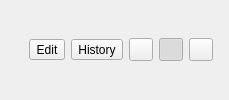
        <widget class="QFrame" name="pageHeaderFrame">
         <property name="sizePolicy">
          <sizepolicy hsizetype="Preferred" vsizetype="Fixed">
           <horstretch>0</horstretch>
           <verstretch>0</verstretch>
          </sizepolicy>
         </property>
         <layout class="QHBoxLayout" name="pageHeaderLayout">
          <property name="spacing">
           <number>6</number>
          </property>
          <property name="leftMargin">
           <number>16</number>
          </property>
          <property name="topMargin">
           <number>8</number>
          </property>
          <property name="rightMargin">
           <number>16</number>
          </property>
          <property name="bottomMargin">
           <number>8</number>
          </property>
          <item>
           <widget class="QLabel" name="breadcrumbLabel">
            <property name="sizePolicy">
             <sizepolicy hsizetype="Expanding" vsizetype="Preferred">
              <horstretch>1</horstretch>
              <verstretch>0</verstretch>
             </sizepolicy>
            </property>
            <property name="textFormat">
             <enum>Qt::RichText</enum>
            </property>
           </widget>
          </item>
          <item>
           <widget class="QToolButton" name="editButton">
            <property name="toolTip">
             <string>Edit this page</string>
            </property>
            <property name="text">
             <string>Edit</string>
            </property>
            <property name="icon">
             <iconset resource="RsWiki_images.qrc">
              <normaloff>:/rswiki/images/edit.svg</normaloff>:/rswiki/images/edit.svg</iconset>
            </property>
            <property name="toolButtonStyle">
             <enum>Qt::ToolButtonTextBesideIcon</enum>
            </property>
           </widget>
          </item>
          <item>
           <widget class="QToolButton" name="historyButton">
            <property name="toolTip">
             <string>Show the edit history</string>
            </property>
            <property name="text">
             <string>History</string>
            </property>
            <property name="icon">
             <iconset resource="RsWiki_images.qrc">
              <normaloff>:/rswiki/images/clock.svg</normaloff>:/rswiki/images/clock.svg</iconset>
            </property>
            <property name="toolButtonStyle">
             <enum>Qt::ToolButtonTextBesideIcon</enum>
            </property>
           </widget>
          </item>
          <item>
           <widget class="QToolButton" name="favoriteButton">
            <property name="toolTip">
             <string>Add to favorites</string>
            </property>
            <property name="icon">
             <iconset resource="RsWiki_images.qrc">
              <normaloff>:/rswiki/images/star.svg</normaloff>
              <normalon>:/rswiki/images/star-filled.svg</normalon>:/rswiki/images/star.svg</iconset>
            </property>
            <property name="checkable">
             <bool>true</bool>
            </property>
           </widget>
          </item>
          <item>
           <widget class="QToolButton" name="commentsToggleButton">
            <property name="toolTip">
             <string>Show comments</string>
            </property>
            <property name="icon">
             <iconset resource="RsWiki_images.qrc">
              <normaloff>:/rswiki/images/comment.svg</normaloff>:/rswiki/images/comment.svg</iconset>
            </property>
            <property name="checkable">
             <bool>true</bool>
            </property>
            <property name="checked">
             <bool>true</bool>
            </property>
           </widget>
          </item>
          <item>
           <widget class="QToolButton" name="moreButton">
            <property name="toolTip">
             <string>More actions</string>
            </property>
            <property name="icon">
             <iconset resource="RsWiki_images.qrc">
              <normaloff>:/rswiki/images/more.svg</normaloff>:/rswiki/images/more.svg</iconset>
            </property>
            <property name="popupMode">
             <enum>QToolButton::InstantPopup</enum>
            </property>
           </widget>
          </item>
         </layout>
        </widget>
